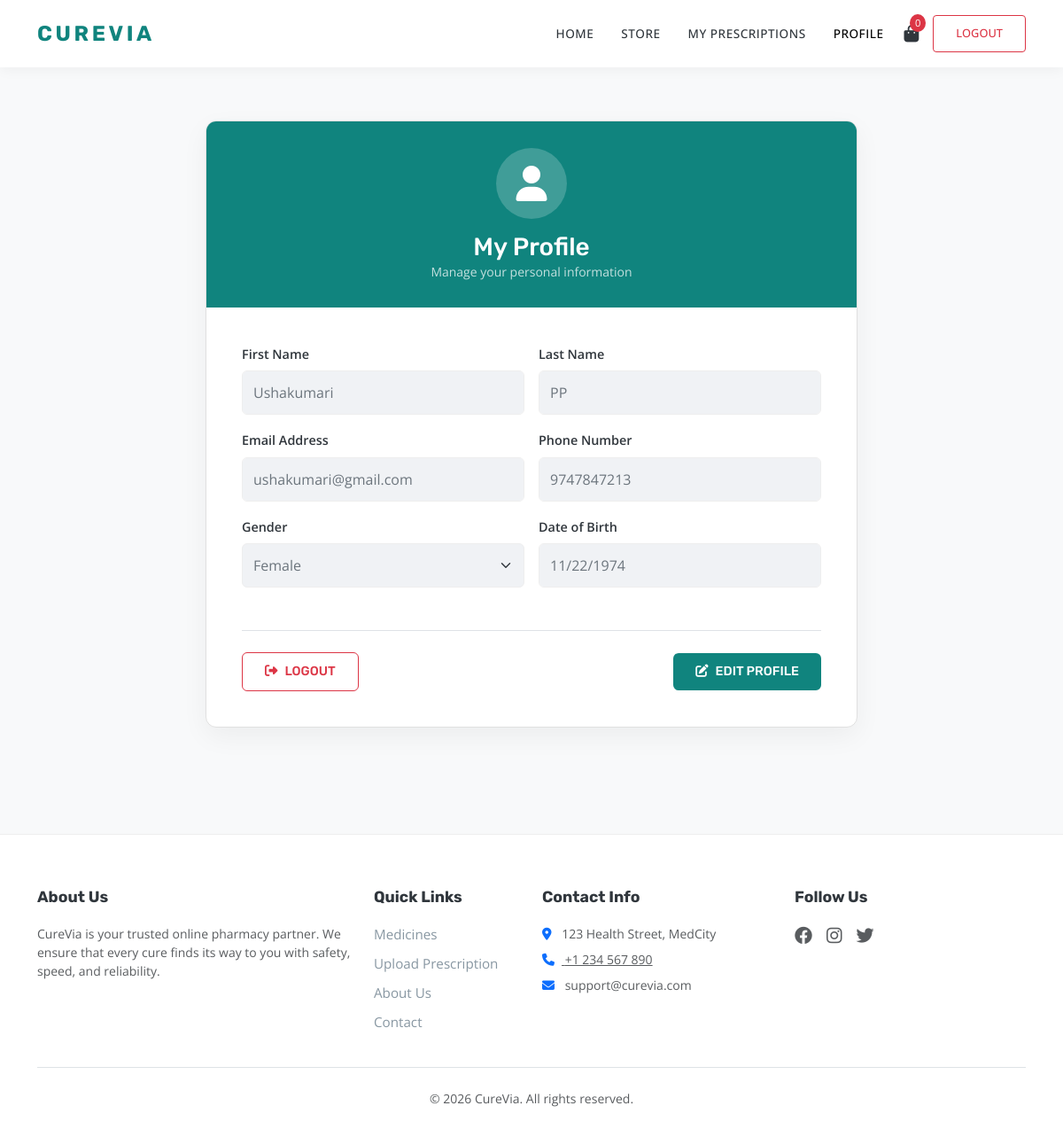
The page /userprofile/10/ on the database its author committed.
### myapp/models.py (models this page shows, shortened)
class Register(models.Model):
    fname = models.CharField(max_length=100)
    lname = models.CharField(max_length=100)
    email = models.EmailField()
    phone = models.IntegerField()
    zip = models.IntegerField(default=0)
    gender = models.CharField(max_length=100)
    dob = models.DateField()
    password = models.CharField(max_length=100)
    rights = models.CharField(max_length=100,default="user")

### myapp/views.py (the view)
# urls.py: path('userprofile/<int:id>/', views.userprofile, name='userprofile'),
def userprofile(request,id):
    user = get_object_or_404(Register, id=id)
    if request.method == 'POST':
        new_fname = request.POST.get('fname')
        new_lname = request.POST.get('lname')
        new_email = request.POST.get('email')
        new_phone = request.POST.get('phone')
        new_gender = request.POST.get('gender')
        new_dob = request.POST.get('dob')
        user.fname = new_fname
        user.lname = new_lname
        user.email = new_email
        user.phone = new_phone
        user.gender = new_gender
        user.dob = new_dob
        old_pass = request.POST.get('old_password')
        new_pass = request.POST.get('new_password')
        confirm_pass = request.POST.get('confirm_password')
        if old_pass and new_pass and confirm_pass:
            if user.password == old_pass:
                if new_pass == confirm_pass:
                    user.password = new_pass
                else:
                   return redirect(f"/userprofile/{id}/")
            else:
               return redirect(f"/userprofile/{id}/")
        user.save()
        return redirect(f"/userprofile/{id}/")
    else:
        context = {
            'user': user
        }
        return render(request, 'user/userprofile.html', context)

### myapp/templates/user/userprofile.html (shortened to what this page needs)
{% load static %}
<!DOCTYPE html>
<html lang="en">
<head>
    <link href="https://cdn.jsdelivr.net/npm/bootstrap@5.3.0/dist/css/bootstrap.min.css" rel="stylesheet">
    <link rel="stylesheet" href="https://cdnjs.cloudflare.com/ajax/libs/font-awesome/6.4.0/css/all.min.css">
</head>
<body>
    <nav class="navbar navbar-expand-lg sticky-top">
        <div class="container">
            <a class="navbar-brand brand-logo" href="/user/">CureVia</a>
            <div class="collapse navbar-collapse" id="navContent">
                <ul class="navbar-nav ms-auto align-items-center">
                    <li class="nav-item"><a class="nav-link " href="/user/">Home</a></li>
                    <li class="nav-item"><a class="nav-link" href="/shop/">Store</a></li>
                    <li class="nav-item"><a class="nav-link" href="{% url 'my_prescriptions' %}">My Prescriptions</a></li>
                    <li class="nav-item"><a class="nav-link active" href="{% url 'userprofile' user.id %}">Profile</a></li>
                    <li class="nav-item">
                        <a href="/cart/" class="cart-icon">
                            <i class="fas fa-shopping-bag"></i>
                            {% if cart.count > 0 %}
                                <span class="cart-badge">{{ cart.count }}</span>
                            {% else %}
                                <span class="cart-badge">0</span>
                            {% endif %}
                        </a>
                    </li>
                    <li class="nav-item ms-3">
                        <a href="/login/" class="btn btn-outline-danger btn-sm" style="font-family: 'Open Sans'; font-size: 0.8rem;">Logout</a>
                    </li>
                </ul>
            </div>
        </div>
    </nav>
    <section class="profile-section">
        <div class="container">
            <div class="row justify-content-center">
                <div class="col-lg-8">
                    <form method="post" action="{% url 'userprofile' user.id %}">
                        <div class="profile-card">
                            <div class="profile-header">
                                <div class="profile-icon-circle">
                                    <i class="fas fa-user"></i>
                                </div>
                                <h3 class="mb-0">My Profile</h3>
                                <p class="mb-0 opacity-75 small">Manage your personal information</p>
                            </div>
                            <div class="profile-body">
                                <div class="row g-3">
                                    <div class="col-md-6">
                                        <label class="form-label">First Name</label>
                                        <input type="text" name="fname" value="{{ user.fname }}" class="form-control profile-input" disabled required>
                                    </div>
                                    <div class="col-md-6">
                                        <label class="form-label">Last Name</label>
                                        <input type="text" name="lname" value="{{ user.lname }}" class="form-control profile-input" disabled required>
                                    </div>
                                    <div class="col-md-6">
                                        <label class="form-label">Email Address</label>
                                        <input type="email" name="email" value="{{ user.email }}" class="form-control profile-input" disabled required>
                                    </div>
                                    <div class="col-md-6">
                                        <label class="form-label">Phone Number</label>
                                        <input type="number" name="phone" value="{{ user.phone }}" class="form-control profile-input" disabled required>
                                    </div>
                                    <div class="col-md-6">
                                        <label class="form-label">Gender</label>
                                        <select name="gender" class="form-select profile-input" disabled>
                                            <option value="Female" {% if user.gender == 'Female' %}selected{% endif %}>Female</option>
                                        </select>
                                    </div>
                                    <div class="col-md-6">
                                        <label class="form-label">Date of Birth</label>
                                        <input type="date" name="dob" value="{{ user.dob|date:'Y-m-d' }}" class="form-control profile-input" disabled required>
                                    </div>
                                </div>
                                <div class="d-flex justify-content-between align-items-center mt-5 border-top pt-4">
                                    <a href="/logout/" class="btn btn-outline-danger">
                                        <i class="fas fa-sign-out-alt me-2"></i>Logout
                                    </a>
                                    <div>
                                        <button type="button" id="editBtn" class="btn btn-teal">
                                            <i class="fas fa-edit me-2"></i>Edit Profile
                                        </button>
                                    </div>
                                </div>
                            </div>
                        </div>
                    </form>
                </div>
            </div>
        </div>
    </section>
    <footer>
        <div class="container pb-4">
            <div class="row">
                <div class="col-md-4 mb-4">
                    <h3 class="footer-heading">About Us</h3>
                    <p class="text-muted small">CureVia is your trusted online pharmacy partner. We ensure that every cure finds its way to you with safety, speed, and reliability.</p>
                </div>
                <div class="col-md-2 mb-4">
                    <h3 class="footer-heading">Quick Links</h3>
                    <ul class="list-unstyled">
                        <li><a href="/shop/" class="footer-link">Medicines</a></li>
                        <li><a href="/upload_general/" class="footer-link">Upload Prescription</a></li>
                        <li><a href="/about/" class="footer-link">About Us</a></li>
                        <li><a href="/contact/" class="footer-link">Contact</a></li>
                    </ul>
                </div>
                <div class="col-md-3 mb-4">
                    <h3 class="footer-heading">Contact Info</h3>
                    <ul class="list-unstyled text-muted small">
                        <li class="mb-2"><i class="fas fa-map-marker-alt me-2 text-primary"></i> 123 Health Street, MedCity</li>
                        <li class="mb-2"><a href="tel:+1234567890" class="text-muted"><i class="fas fa-phone me-2 text-primary"></i> +1 234 567 890</a></li>
                        <li class="mb-2"><i class="fas fa-envelope me-2 text-primary"></i> support@curevia.com</li>
                    </ul>
                </div>
                <div class="col-md-3 mb-4">
                    <h3 class="footer-heading">Follow Us</h3>
                    <div class="d-flex gap-3">
                        <a href="#" class="text-muted"><i class="fab fa-facebook fa-lg"></i></a>
                        <a href="#" class="text-muted"><i class="fab fa-instagram fa-lg"></i></a>
                        <a href="#" class="text-muted"><i class="fab fa-twitter fa-lg"></i></a>
                    </div>
                </div>
            </div>
            <div class="text-center pt-4 border-top">
                <p class="small text-muted mb-0">
                    &copy; <script>document.write(new Date().getFullYear());</script> CureVia. All rights reserved.
                </p>
            </div>
        </div>
    </footer>
</body>
</html>

### myapp/templates/user/userprofile.html (style rules this page uses)
:root { --primary: #10847e; --primary-dark: #0a6b66; --light: #f2f7fb; --dark: #30363c; --gray: #8897a2; }
body { font-family: 'Open Sans', sans-serif; color: var(--dark); background-color: #f8f9fa; }
h1, h2, h3, h4, h5, h6, .navbar-brand, .btn { font-family: 'Rubik', sans-serif; }
.navbar { background-color: white; box-shadow: 0 2px 15px rgba(0,0,0,0.05); padding: 15px 0; }
.brand-logo { text-transform: uppercase; letter-spacing: .15em; font-size: 24px; font-weight: 700; color: var(--primary) !important; text-decoration: none; }
.nav-link { font-weight: 500; color: var(--dark); margin-left: 15px; text-transform: uppercase; font-size: 0.85rem; letter-spacing: 0.5px; text-decoration: none; }
.nav-link:hover, .nav-link.active { color: var(--primary); }
.cart-icon { position: relative; font-size: 1.2rem; color: var(--dark); margin-left: 15px; text-decoration: none; }
.cart-badge { position: absolute; top: -8px; right: -8px; background-color: #dc3545; color: white; font-size: 0.7rem; padding: 2px 6px; border-radius: 50%; }
.profile-section { padding: 60px 0; }
.profile-card { background: white; border-radius: 12px; box-shadow: 0 10px 30px rgba(0,0,0,0.05); border: 1px solid #e0e0e0; overflow: hidden; }
.profile-header { background-color: var(--primary); color: white; padding: 30px; text-align: center; }
.profile-icon-circle { width: 80px; height: 80px; background-color: rgba(255,255,255,0.2); border-radius: 50%; display: flex; align-items: center; justify-content: center; margin: 0 auto 15px; font-size: 2.5rem; color: white; }
.profile-body { padding: 40px; }
.form-label { font-weight: 600; color: var(--dark); font-size: 0.9rem; margin-bottom: 8px; }
.form-control, .form-select { padding: 12px; border-radius: 6px; border: 1px solid #e0e0e0; font-size: 1rem; background-color: #fcfcfc; }
.form-control:disabled, .form-select:disabled { background-color: #f0f2f5; border-color: #eee; color: #6c757d; cursor: not-allowed; }
.btn-teal { background-color: var(--primary); color: white; padding: 10px 25px; border-radius: 6px; font-weight: 500; border: none; text-transform: uppercase; font-size: 0.9rem; transition: 0.3s; }
.btn-outline-danger { border: 1px solid #dc3545; color: #dc3545; padding: 10px 25px; text-transform: uppercase; font-size: 0.9rem; font-weight: 500; }
footer { background-color: white; border-top: 1px solid #eee; padding-top: 60px; margin-top: 60px; }
.footer-heading { font-weight: 700; margin-bottom: 20px; font-size: 1.1rem; }
.footer-link { color: var(--gray); display: block; margin-bottom: 10px; font-size: 0.95rem; text-decoration: none; }

### rows shown on the page
Register: fname "Ushakumari", lname "PP", email "ushakumari@gmail.com", phone "9747847213", gender "Female", dob "11/22/1974"
